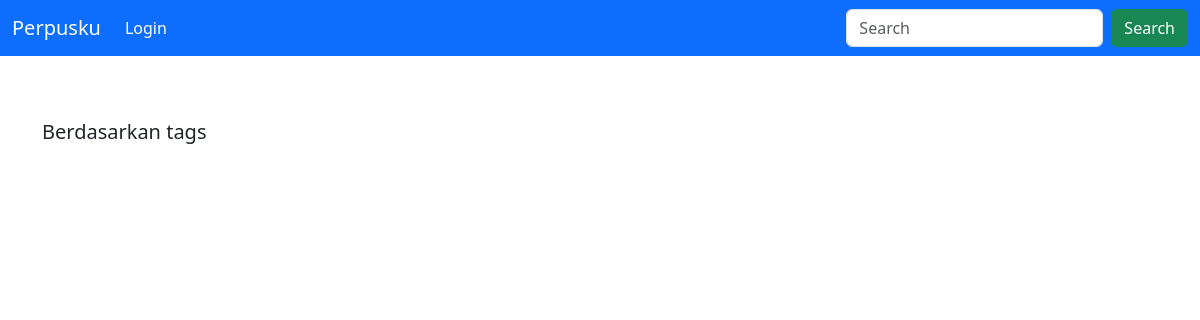
The page /tags/kuliah on the database as committed earlier.
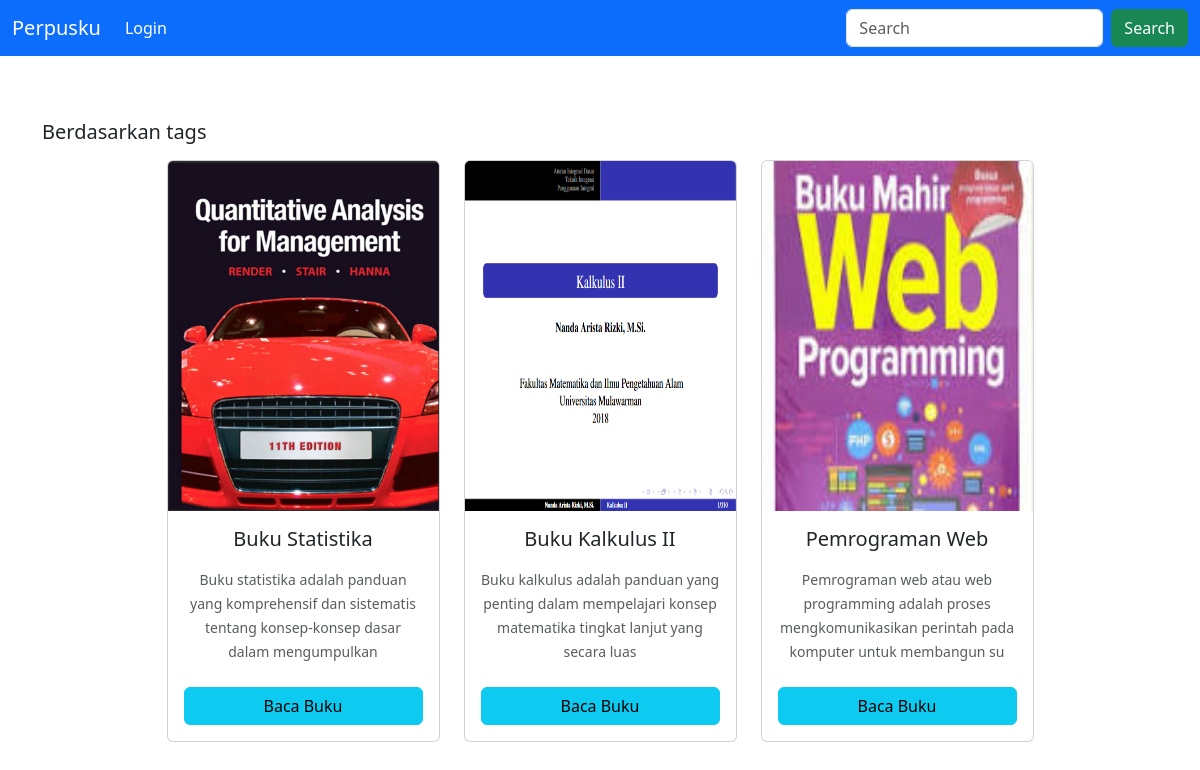
The same page on the database as committed later.
### tables this page shows
CREATE TABLE "terbaru" (
	"id"	INTEGER,
	"judul"	TEXT,
	"kategori"	TEXT,
	"deskripsi"	TEXT,
	"pdf"	TEXT,
	"sampul"	TEXT,
	PRIMARY KEY("id" AUTOINCREMENT)
);

### index.py (the view, shortened to what this page needs)
@app.route('/tags/<kategori>', methods=['GET', 'POST'])
def cari_buku_kategori(kategori):
    if request.method == "GET":
        buku = semua_buku.tampil_berdasarkan_kategori(kategori)
        return render_template('tags.html', buku=buku)

### index.py (called while the page is built)
@app.teardown_appcontext
def close_db_connection(exception=None):
    db_manager.close_connection()

### konsepOOP.py (called while the page is built)
    def close_connection(self):
        if self.conn:
            self.conn.close()

    def execute_query(self, query):
        cursor = self.conn.cursor()
        cursor.execute(query)
        self.conn.commit()
        return cursor

    def tampil_berdasarkan_kategori(self, kategori):
        query = f"SELECT * FROM terbaru WHERE kategori = '{kategori}'"
        return self.execute_query(query).fetchall()

### templates/tags.html (shortened to what this page needs)
<!DOCTYPE html>
<html lang="en">
  <head>
    <link
      href="https://cdn.jsdelivr.net/npm/bootstrap@5.3.2/dist/css/bootstrap.min.css"
      rel="stylesheet"
    />
  </head>
  <body>
    <nav class="navbar navbar-dark bg-primary navbar-expand-lg fixed-top">
      <div class="container-fluid">
        <a class="navbar-brand" href="{{ url_for('index') }}">Perpusku</a>
        <div class="collapse navbar-collapse" id="navbarSupportedContent">
          <ul class="navbar-nav me-auto mb-2 mb-lg-0">
            <li class="nav-item">
              <a
                class="nav-link"
                href="{{ url_for('login') }}"
                style="color: white"
                >Login</a
              >
            </li>
          </ul>
          <form class="d-flex" role="search" method="post">
            <input
              class="form-control me-2"
              type="search"
              placeholder="Search"
              aria-label="Search"
              name="search"
            />
            <button class="btn btn-success" type="submit">Search</button>
          </form>
        </div>
      </div>
    </nav>
    <br />
    <br />
    <br />
    <div class="container pt-5">
      <h4 class="blockquote">Berdasarkan tags</h4>
      <div
        class="container mt-3 d-flex gap-4 flex-wrap flex-row justify-content-center text-center"
      >
        {% for i in buku %}
        <div class="card mb-3 col-3">
          <center>
            <img
              src="/static/img/{{ i[5] }}"
              class="card-img-top"
              alt="gambar"
              style="width: 100%; height: 350px"
            />
          </center>
          <div class="card-body">
            <h5 class="card-title">{{ i[1]}}</h5>
            <p class="card-text">
              <small class="text-muted">{{ i[3][:110] }}</small>
            </p>
            <a
              class="text-decoration-none"
              href='{{ url_for("baca", id_buku=i[0] ) }}'
            >
              <button
                type="button"
                class="btn btn-info mt-2"
                style="width: 100%"
              >
                Baca Buku
              </button>
            </a>
          </div>
        </div>
        {% endfor %}
      </div>
    </div>
  </body>
</html>

Rows that differ between the two databases and show on the page:
added terbaru: sampul (picture), judul "Buku Statistika", deskripsi "Buku statistika adalah panduan yang komprehensif dan sistematis tentang konsep-konsep dasar dalam mengumpulkan"
added terbaru: sampul (picture), judul "Buku Kalkulus II", deskripsi "Buku kalkulus adalah panduan yang penting dalam mempelajari konsep matematika tingkat lanjut yang secara luas"
added terbaru: sampul (picture), judul "Pemrograman Web", deskripsi "Pemrograman web atau web programming adalah proses mengkomunikasikan perintah pada komputer untuk membangun su"
